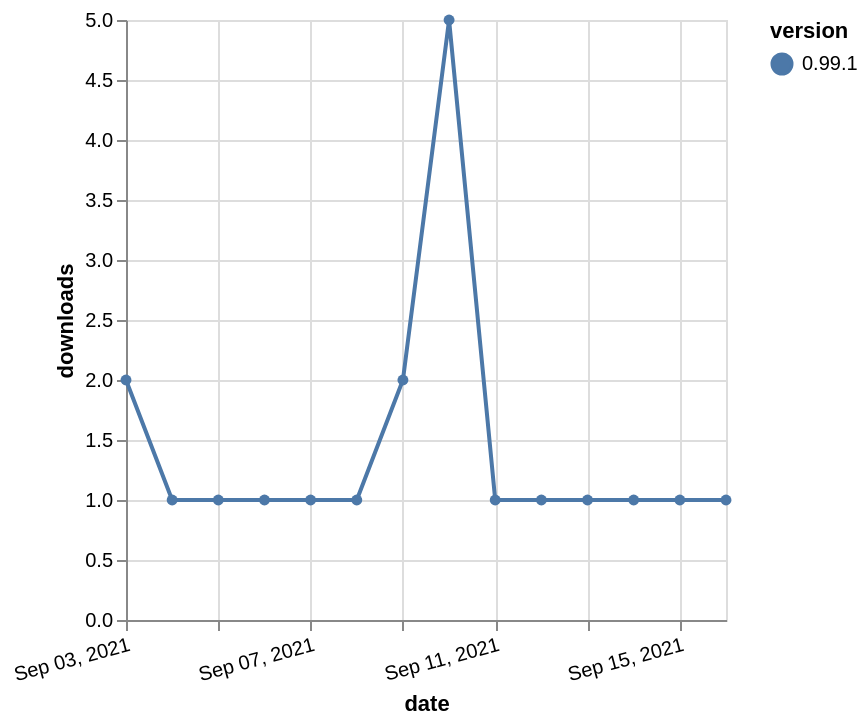

Vega-Lite specification for this chart:
### Vega-Lite specification from a JSON file in a GitHub repository (floating-point values rounded to 4 significant figures)
{"$schema": "https://vega.github.io/schema/vega-lite/v5.json", "description": "A simple bar chart with embedded data.", "data": {"values": [{"date": "2021-09-03", "total": 523, "delta": 2, "version": "0.99.1"}, {"date": "2021-09-04", "total": 524, "delta": 1, "version": "0.99.1"}, {"date": "2021-09-05", "total": 525, "delta": 1, "version": "0.99.1"}, {"date": "2021-09-06", "total": 526, "delta": 1, "version": "0.99.1"}, {"date": "2021-09-07", "total": 527, "delta": 1, "version": "0.99.1"}, {"date": "2021-09-08", "total": 528, "delta": 1, "version": "0.99.1"}, {"date": "2021-09-09", "total": 530, "delta": 2, "version": "0.99.1"}, {"date": "2021-09-10", "total": 535, "delta": 5, "version": "0.99.1"}, {"date": "2021-09-11", "total": 536, "delta": 1, "version": "0.99.1"}, {"date": "2021-09-12", "total": 537, "delta": 1, "version": "0.99.1"}, {"date": "2021-09-13", "total": 538, "delta": 1, "version": "0.99.1"}, {"date": "2021-09-14", "total": 539, "delta": 1, "version": "0.99.1"}, {"date": "2021-09-15", "total": 540, "delta": 1, "version": "0.99.1"}, {"date": "2021-09-16", "total": 541, "delta": 1, "version": "0.99.1"}]}, "width": "container", "mark": {"type": "line", "point": {"filled": true}}, "encoding": {"x": {"field": "date", "type": "temporal", "timeUnit": "yearmonthdate", "title": "date", "axis": {"labelAngle": -15}}, "y": {"field": "delta", "type": "quantitative", "title": "downloads"}, "color": {"field": "version", "type": "nominal"}, "tooltip": {"field": "delta"}}}
